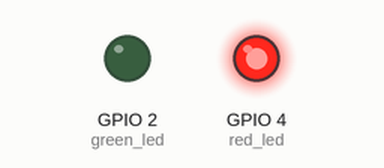
Simulated run of this program. Board: ESP32. On the bench: output pins drawn as LEDs (lit = HIGH).

Above: at 0.1 s.
At 2.1 s:
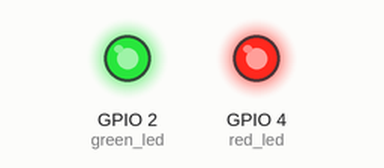
At 4.1 s:
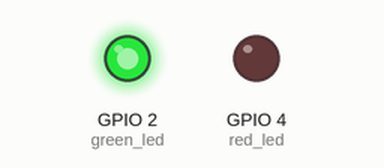
Timing chart, 0 to 5.6 s (numbered marks = the images above):
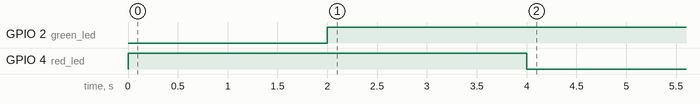

The program:

main.cpp
```cpp
#include <Arduino.h>
#define red_led 4
#define green_led 2
int previous_state;
int current_state=0;
int count1=2000;
int count2=4000;
int count3=7000;
int count4=11000;

void setup() {
  pinMode(red_led,OUTPUT);
  pinMode(green_led,OUTPUT);
}

void loop() {
  previous_state=millis();
  if (previous_state<=count1)
  {
    digitalWrite(green_led,LOW);
  }

   else if ((previous_state>=count1) && (previous_state<=count3))
    {
    digitalWrite(green_led,HIGH);
    }

    if (previous_state<=count2)
    {
      digitalWrite(red_led,HIGH);
    }

      else if ((previous_state>=count2) && (previous_state<=count4))
      {
       digitalWrite(red_led,LOW);
      }


}
```

Measured:
- by itself, GPIO 2 (green_led): LOW → HIGH at 2.0 s
- by itself, GPIO 4 (red_led): LOW → HIGH at 0.00 s, → LOW 4.0 s later
